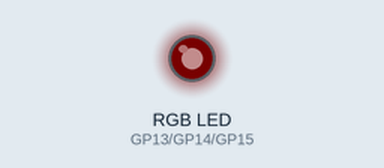
The program below on a simulated Raspberry Pi Pico running MicroPython. Shown: an RGB LED mixed from three pins (HIGH = lit). Dim RGB values are drawn brighter than linear.

Above: at 0.05 s.
At 6.55 s:
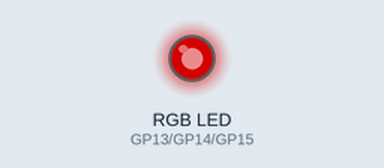
At 13.11 s:
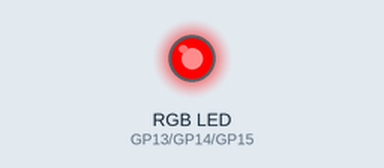
At 19.76 s:
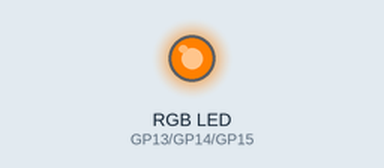
At 26.32 s:
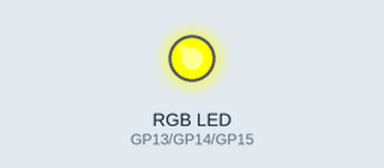
At 39.5 s:
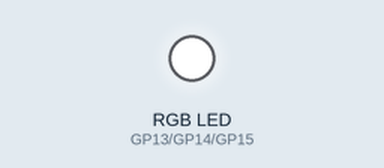
Timing chart, 0 to 40.0 s (numbered marks = the images above):
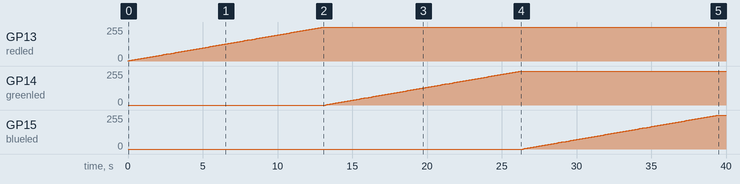

Measured:
- by itself, GP13 (redled), GP14 (greenled), GP15 (blueled): moves from 0/255 to 255/255 over 13.0 s

The program:

RGB_Illumination_Controller_using_while_loop.py
```python
from machine import Pin, PWM
from time import sleep

def light_repeatition():
    firstnum = 0
    secondnum = 0
    thirdnum = 0

    while(firstnum < 65535):
        firstnum += increase

        if(firstnum > 65535):
            firstnum = 65535

        redled.duty_u16(firstnum)
        greenled.duty_u16(secondnum)
        blueled.duty_u16(thirdnum)

        sleep(.1)

    while(secondnum < 65535):
        secondnum += increase

        if(secondnum > 65535):
            secondnum = 65535

        redled.duty_u16(firstnum)
        greenled.duty_u16(secondnum)
        blueled.duty_u16(thirdnum)

        sleep(.1)

    while(thirdnum < 65535):
        thirdnum += increase

        if(thirdnum > 65535):
            thirdnum = 65535

        redled.duty_u16(firstnum)
        greenled.duty_u16(secondnum)
        blueled.duty_u16(thirdnum)

        sleep(.1)

    sleep(1)

    redled.duty_u16(0)
    greenled.duty_u16(0)
    blueled.duty_u16(0)

    sleep(1)


redpin = 13
greenpin = 14
bluepin = 15

increase = 500

redled = PWM(Pin(redpin))
greenled = PWM(Pin(greenpin))
blueled = PWM(Pin(bluepin))

redled.freq(1000)
greenled.freq(1000)
blueled.freq(1000)

redled.duty_u16(0)
greenled.duty_u16(0)
blueled.duty_u16(0)

while True:
    light_repeatition()
```
